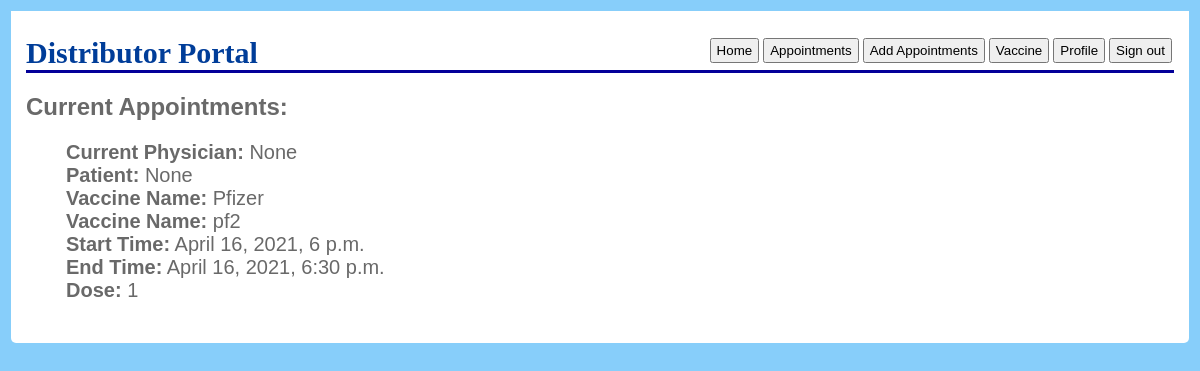
Before: /user/distributor/appointments (signed in) with the older database file.
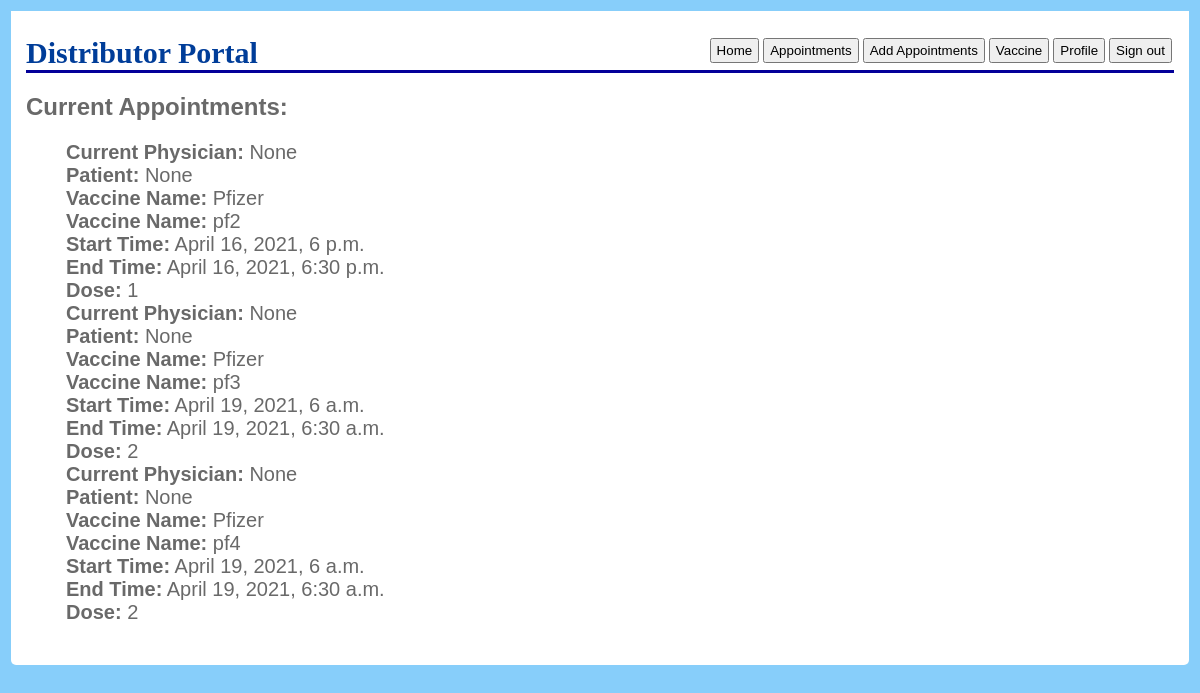
After: the same page with the newer database file.
### user/models.py (models this page shows)
class Appointment(models.Model):
    start_time = models.DateTimeField()
    end_time = models.DateTimeField()
    physician = models.OneToOneField('Physician', on_delete=models.CASCADE, default=None, blank=True, null =True)
    patient = models.OneToOneField('Patient', on_delete=models.CASCADE, default=None, blank=True, null=True)
    distributor = models.ForeignKey('Distributor', on_delete=models.CASCADE, default=None)
    vaccine_name = models.OneToOneField(Vaccine, on_delete=models.RESTRICT, max_length=256)
    dose = models.IntegerField(default=1)
    class Meta:
        unique_together = (('physician', 'patient', 'vaccine_name'),)

class Vaccine(models.Model):
    vaccine_id = models.CharField(max_length=256)
    brand = models.CharField(max_length=256)
    dose_required = models.IntegerField()
    expiration_date = models.DateField()

### user/views.py (the view)
# urls.py: path('distributor/appointments', AppointmentView.as_view(), name='distributor_appointments'),
@method_decorator([login_required, distributor_required], name='dispatch')
class AppointmentView(ListView):
    model = Appointment
    template_name = 'user/distributor_appointments.html'
    def get_queryset(self):
        queryset = Appointment.objects.all()
        filtered_queryset = [_ for _ in queryset if _.distributor.user.username == self.request.user.username]
        return filtered_queryset

### user/templates/user/distributor_appointments.html (shortened to what this page needs)
<!DOCTYPE html>
<html lang="en">
<head>
</head>
<body>
    <div id="main">
        <h1>
            Distributor Portal
            <button onClick="window.location='/user/logout';" type="button">Sign out</button>
            <button onClick="window.location='/user/distributor/profile';" type="button">Profile</button>
            <button onClick="window.location='/user/distributor/vaccine';" type="button">Vaccine</button>
            <button onClick="window.location='/user/distributor/appointments/add';" type="button">Add Appointments</button>
            <button onClick="window.location='/user/distributor/appointments';" type="button">Appointments</button>
            <button onClick="window.location='/user/distributor';" type="button">Home</button>
        </h1>
        <h2>
            Current Appointments:
        </h2>
        <ul>
            {% for appointment in object_list %}
            <li><b>Current Physician:</b> {{ appointment.physician }}</li>
            <li><b>Patient:</b> {{ appointment.patient }}</li>
            <li><b>Vaccine Name:</b> {{ appointment.vaccine_name.brand }}</li>
            <li><b>Vaccine Name:</b> {{ appointment.vaccine_name.vaccine_id }}</li>
            <li><b>Start Time:</b> {{ appointment.start_time  }}</li>
            <li><b>End Time:</b> {{ appointment.end_time }}</li>
            <li><b>Dose:</b> {{ appointment.dose }}</li>
            {% empty %}
            <li>No appointments yet.</li>
            {% endfor %}
        </ul>
</body>
</html>

### user/templates/user/distributor_appointments.html (style rules this page uses)
body { background-image: url("https://blog.saleslayer.com/hubfs/distribution-policy.jpg"); background-size: 100%; }
body { font-family: "Trebuchet MS", Verdana, sans-serif; font-size: 16px; background-color: lightskyblue; color: #696969; padding: 3px; }
#main { padding: 5px; padding-left: 15px; padding-right: 15px; padding-bottom: 25px; background-color: #ffffff; border-radius: 0 0 5px 5px; }
h1 { font-family: Georgia, serif; border-bottom: 3px solid #030099; color: #003d99; font-size: 30px; }
button { float: right; padding: 3px; padding-left: 5px; padding-right: 5px; margin: 2px; }
li { list-style-type: none; margin: 0; padding: 0; font-size: 20px; }

Changed rows visible on the page:
added Appointment: physician "None", patient "None", vaccine_name.brand "Pfizer", vaccine_name.vaccine_id "pf3", start_time "April 19, 2021, 6 a.m.", end_time "April 19, 2021, 6:30 a.m.", dose "2"
added Appointment: physician "None", patient "None", vaccine_name.brand "Pfizer", vaccine_name.vaccine_id "pf4", start_time "April 19, 2021, 6 a.m.", end_time "April 19, 2021, 6:30 a.m.", dose "2"
